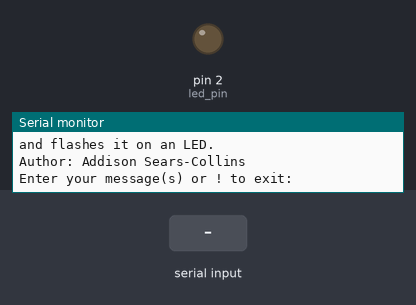
Bench run of a sketch on a simulated Arduino Uno, built with avr-gcc and run on an emulated ATmega328P. Shown: output pins drawn as LEDs (lit = HIGH), the last lines printed to the serial monitor. The inputs (shaded band) are chosen by the test bench.

Above: at 1.2 s.
1.3 s: "90 45\n" received over Serial
At 1.7 s:
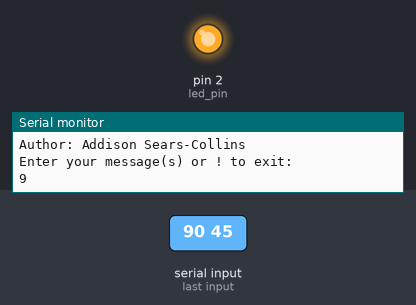
Timing chart, 0 to 10.3 s (numbered marks = the images above; inputs shaded):
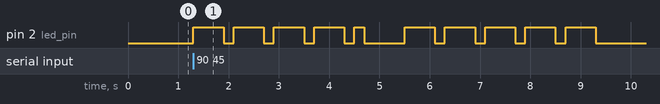

The sketch:

morse_example.ino
```cpp
unsigned int led_pin = 2;

// Declare an array named letters that holds addresses of string literals
// (i.e. an array of pointers to strings composed of dots and dashes)
// Done to preserve memory because strings are not equal in size. A 2D array
// would be a waste of space.
char *letters[] = {
  // The letters A-Z in Morse code
  ".-", "-...", "-.-.", "-..", ".", "..-.", "--.", "....", "..",
  ".---", "-.-", ".-..", "--", "-.", "---", ".--.", "--.-", ".-.",
  "...", "-", "..-", "...-", ".--", "-..-", "-.--", "--.."
};

char *numbers[] = {
  // The numbers 0-9 in Morse code
  "-----", ".----", "..---", "...--", "....-", ".....", "-....",
  "--...", "---..", "----."
};

unsigned int dot_duration = 200;
bool done = false;

/**
 *  Function runs only once, after each powerup or reset of the Arduino
 */
void setup() {
  // Set the LED to output
  pinMode(led_pin, OUTPUT);

  // Open the serial port and set the data transmission rate to 9600 bits
  // per second. 9600 is the default baud rate for Arduino.
  Serial.begin(115200);

  // Show welcome message as human-readable ASCII text
  Serial.println("MORSE CODE LED PROGRAM");
  Serial.println("This program translates your message into Morse code");
  Serial.println("and flashes it on an LED.");
  Serial.println("Author: Addison Sears-Collins");
  Serial.println("");
  Serial.println("Enter your message(s) or ! to exit: ");
}

/**
 *  Main function that drives the system
 */
void loop() {
  char ch;

  // This loop waits for a string, displays it in Morse code, and only exits
  // the loop if the sentinel is entered.
  while (!done) {

    // Check to see if there are letters or numbers available to be read
    if (Serial.available()) {

      // Read one letter or number at a time
      // Serial.read() returns the first (oldest) character in the buffer
      // and removes that byte of data from the buffer
      ch = Serial.read();

      // Check for uppercase letters
      if (ch >= 'A' && ch <= 'Z') {
        Serial.println(ch);
        flash_morse_code(letters[ch - 'A']);
      }
      // Check for lowercase letters
      else  if (ch >= 'a' && ch <= 'z') {
        Serial.println(ch);
        flash_morse_code(letters[ch - 'a']);
      }
      // Check for numbers
      else if (ch >= '0' && ch <= '9') {
        Serial.println(ch);
        flash_morse_code(numbers[ch - '0']);
      }
      // Check for space between words
      else if (ch == ' ') {

        // Put space between two words in a message...equal to seven dots
        delay(dot_duration * 7);
      }
      // Check for sentinel value
      else if (ch == '!') {
        done = true;
        Serial.println("Thank you! Your messages were sent successfully.");
        Serial.println("Goodbye.");
      }
    }
  }
  // Do nothing
  while(true) {}
}

/**
  *  Flashes the Morse code for the input letter or number
  *  @param morse_code pointer to the morse code
  */
void flash_morse_code(char *morse_code) {

  unsigned int i = 0;

  // Read the dots and dashes and flash accordingly
  while (morse_code[i] != NULL) {
    flash_dot_or_dash(morse_code[i]);
    i++;
  }

  // Space between two letters is equal to three dots
  delay(dot_duration * 3);
}

/**
  *  Flashes the dot or dash in the Morse code
  *  @param dot_or_dash character that is a dot or a dash
  */
void flash_dot_or_dash(char dot_or_dash) {

  // Make the LED shine
  digitalWrite(led_pin, HIGH);

  if (dot_or_dash == '.') { // If it is a dot
    delay(dot_duration);
  }
  else { // Has to be a dash...equal to three dots
    delay(dot_duration * 3);
  }

  // Turn the LED off
  digitalWrite(led_pin, LOW);

  // Give space between parts of the same letter...equal to one dot
  delay(dot_duration);
}
```

Measured:
- after the input at 1.3 s, pin 2 (led_pin): goes 4 × (HIGH 0.60 s, LOW 0.20 s), HIGH 0.20 s, LOW 0.80 s, 4 × (HIGH 0.60 s, LOW 0.20 s), HIGH 0.60 s, then LOW, starting at once
